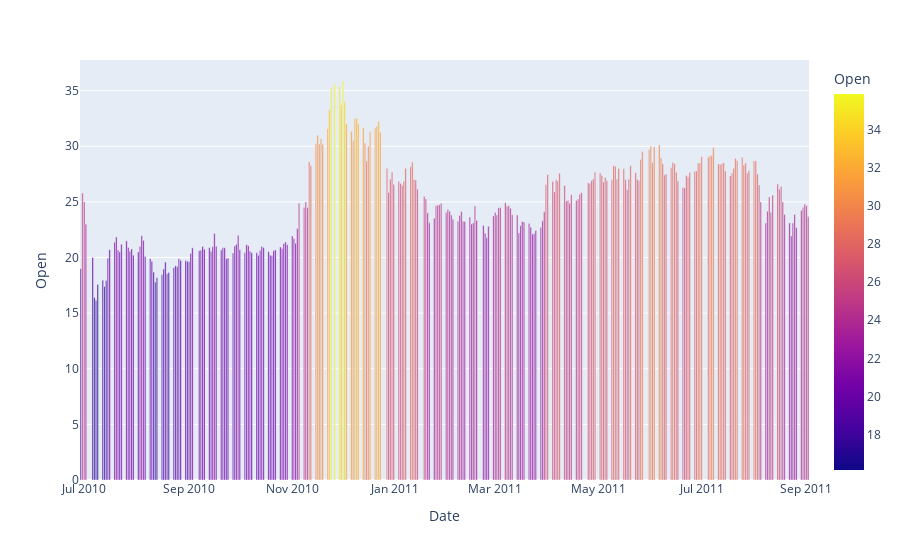

Source (notebook cell):
### Code cell
# graph for starting year i,e 2010-11
fig1 = px.bar(dataFrame.head(300), x='Date', y='Open', color='Open')
fig1.show()

### Figure 1 — Plotly figure (JSON) as saved in the notebook; plotly's stock layout.template omitted (floating-point values rounded to 4 significant figures; data arrays with more than 128 entries replaced by an {"elided": "..."} marker saying what was removed)
{"data": [{"alignmentgroup": "True", "hovertemplate": "Date=%{x}<br>Open=%{marker.color}<extra></extra>", "legendgroup": "", "marker": {"color": {"elided": "300 float values"}, "coloraxis": "coloraxis"}, "name": "", "offsetgroup": "", "orientation": "v", "showlegend": false, "textposition": "auto", "type": "bar", "x": {"elided": "300 str values"}, "xaxis": "x", "y": {"elided": "300 float values"}, "yaxis": "y"}], "layout": {"barmode": "relative", "coloraxis": {"colorbar": {"title": {"text": "Open"}}, "colorscale": [[0, "#0d0887"], [0.1111, "#46039f"], [0.2222, "#7201a8"], [0.3333, "#9c179e"], [0.4444, "#bd3786"], [0.5556, "#d8576b"], [0.6667, "#ed7953"], [0.7778, "#fb9f3a"], [0.8889, "#fdca26"], [1, "#f0f921"]]}, "legend": {"tracegroupgap": 0}, "margin": {"t": 60}, "xaxis": {"anchor": "y", "domain": [0, 1], "title": {"text": "Date"}}, "yaxis": {"anchor": "x", "domain": [0, 1], "title": {"text": "Open"}}}}
